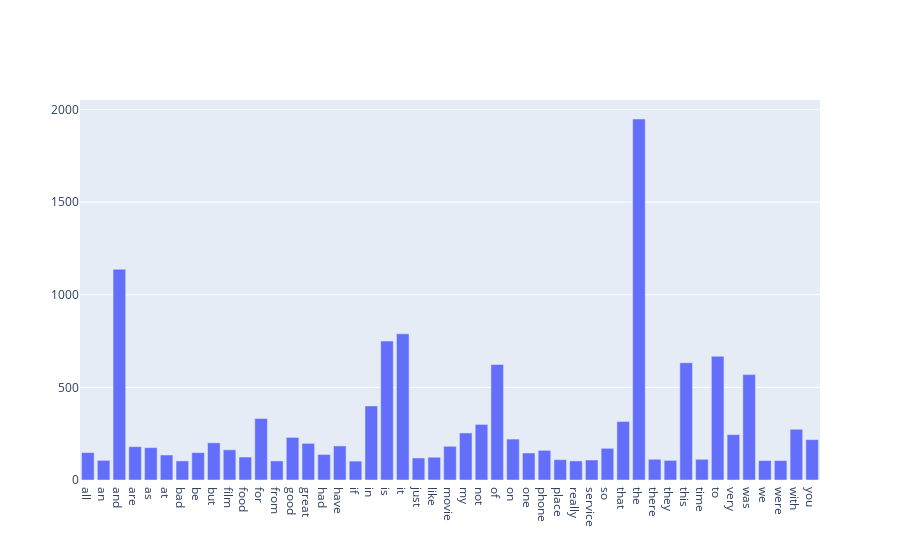

Notebook cell for this chart:
### Code cell
# Plot those terms whose frequency is higher than 100
t = term_freq>100
fig = go.Figure(go.Bar(
                x=np.array(count_vectorizer.get_feature_names())[t],
                y=term_freq[t],
                orientation='v'))
fig.show()

### Figure 1 — Plotly figure (JSON) as saved in the notebook; plotly's stock layout.template omitted (floating-point values rounded to 4 significant figures)
{"data": [{"orientation": "v", "type": "bar", "x": ["all", "an", "and", "are", "as", "at", "bad", "be", "but", "film", "food", "for", "from", "good", "great", "had", "have", "if", "in", "is", "it", "just", "like", "movie", "my", "not", "of", "on", "one", "phone", "place", "really", "service", "so", "that", "the", "there", "they", "this", "time", "to", "very", "was", "we", "were", "with", "you"], "y": [148, 106, 1138, 180, 175, 135, 103, 148, 201, 163, 124, 332, 103, 230, 198, 138, 184, 102, 400, 750, 789, 119, 123, 182, 254, 300, 624, 221, 146, 160, 110, 103, 108, 171, 316, 1949, 112, 106, 633, 112, 668, 245, 569, 105, 105, 274, 218]}], "layout": {}}
